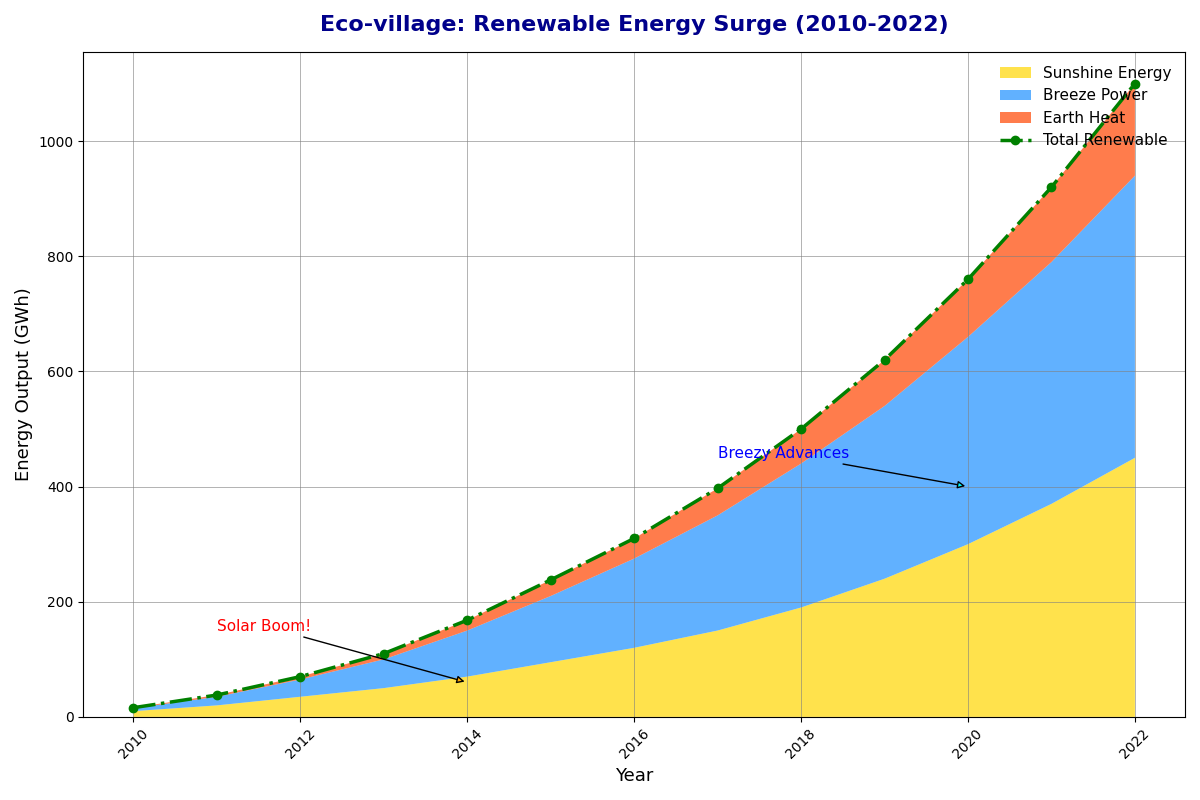

Recreate this plot in Python.
import matplotlib.pyplot as plt
import numpy as np

years = np.arange(2010, 2023)

solar_energy = np.array([10, 20, 35, 50, 70, 95, 120, 150, 190, 240, 300, 370, 450])
wind_energy = np.array([5, 15, 30, 50, 80, 115, 155, 200, 250, 300, 360, 420, 490])
# biomass_energy = np.array([3, 5, 10, 20, 35, 55, 80, 105, 140, 180, 230, 280, 340])
geothermal_energy = np.array([1, 3, 5, 10, 18, 28, 35, 47, 60, 80, 100, 130, 160])

# Updated energy data and total energy
energy_data = np.vstack([solar_energy, wind_energy, geothermal_energy])
total_energy = solar_energy + wind_energy + geothermal_energy

fig, ax = plt.subplots(figsize=(12, 8))
colors = ['#FFD700', '#1E90FF', '#FF4500']

# Modified stackplot without biomass energy
ax.stackplot(years, energy_data, labels=['Sunshine Energy', 'Breeze Power', 'Earth Heat'], colors=colors, alpha=0.7)
ax.plot(years, total_energy, color='green', linestyle='-.', linewidth=2.5, label='Total Renewable', marker='o')

ax.set_title('Eco-village: Renewable Energy Surge (2010-2022)', fontsize=16, weight='bold', color='darkblue', pad=15)
ax.set_xlabel('Year', fontsize=13)
ax.set_ylabel('Energy Output (GWh)', fontsize=13)

ax.legend(loc='upper right', fontsize=11, frameon=False)
ax.grid(True, linestyle='-', linewidth=0.7, alpha=0.6, color='gray')

plt.xticks(rotation=45)

ax.annotate('Solar Boom!', xy=(2014, 60), xytext=(2011, 150),
            arrowprops=dict(facecolor='orange', arrowstyle='-|>'),
            fontsize=11, color='red')

ax.annotate('Breezy Advances', xy=(2020, 400), xytext=(2017, 450),
            arrowprops=dict(facecolor='cyan', arrowstyle='-|>'),
            fontsize=11, color='blue')

plt.tight_layout()
plt.show()
